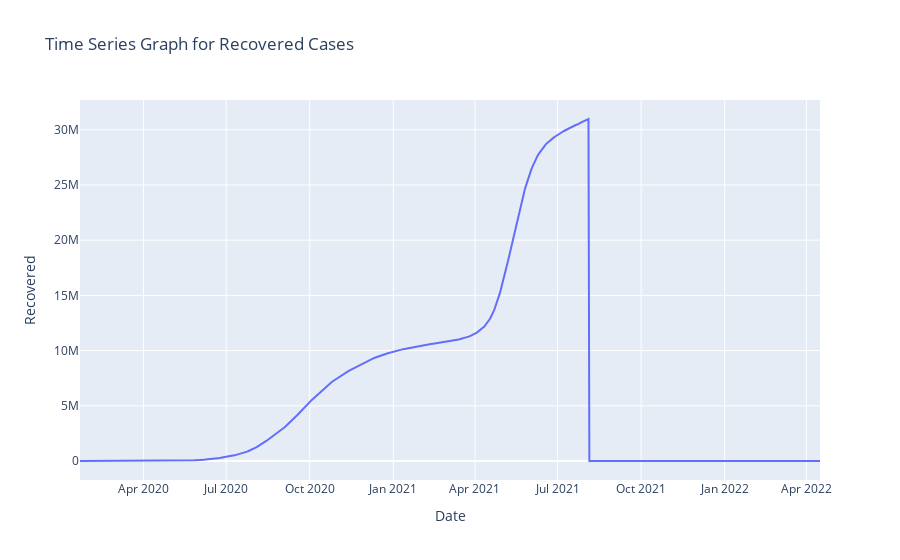

Write notebook code for a chart like this one.
### Markdown cell above
#### Plotting the recovered cases with respect to time

### Code cell
fig = px.line(india_data,x='Date',y='Recovered',title="Time Series Graph for Recovered Cases")
fig.show()

### Figure 1 — Plotly figure (JSON) as saved in the notebook; plotly's stock layout.template omitted (floating-point values rounded to 4 significant figures; data arrays with more than 128 entries replaced by an {"elided": "..."} marker saying what was removed)
{"data": [{"hovertemplate": "Date=%{x}<br>Recovered=%{y}<extra></extra>", "legendgroup": "", "line": {"color": "#636efa", "dash": "solid"}, "marker": {"symbol": "circle"}, "mode": "lines", "name": "", "orientation": "v", "showlegend": false, "type": "scatter", "x": {"elided": "816 str values"}, "xaxis": "x", "y": {"elided": "816 int values"}, "yaxis": "y"}], "layout": {"legend": {"tracegroupgap": 0}, "title": {"text": "Time Series Graph for Recovered Cases"}, "xaxis": {"anchor": "y", "domain": [0, 1], "title": {"text": "Date"}}, "yaxis": {"anchor": "x", "domain": [0, 1], "title": {"text": "Recovered"}}}}
